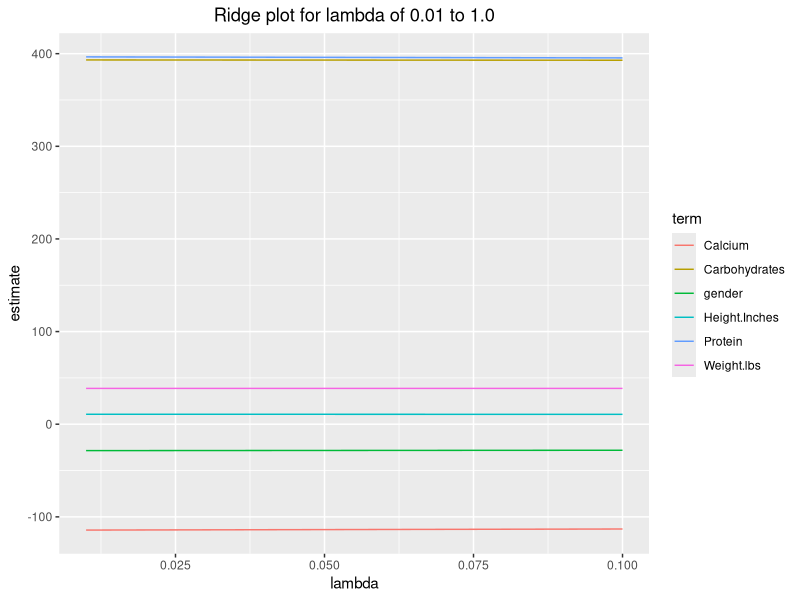
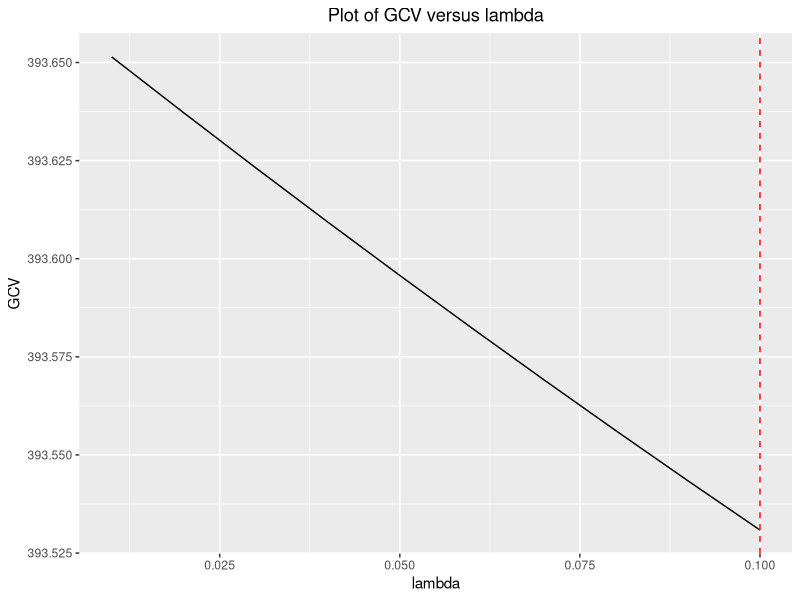
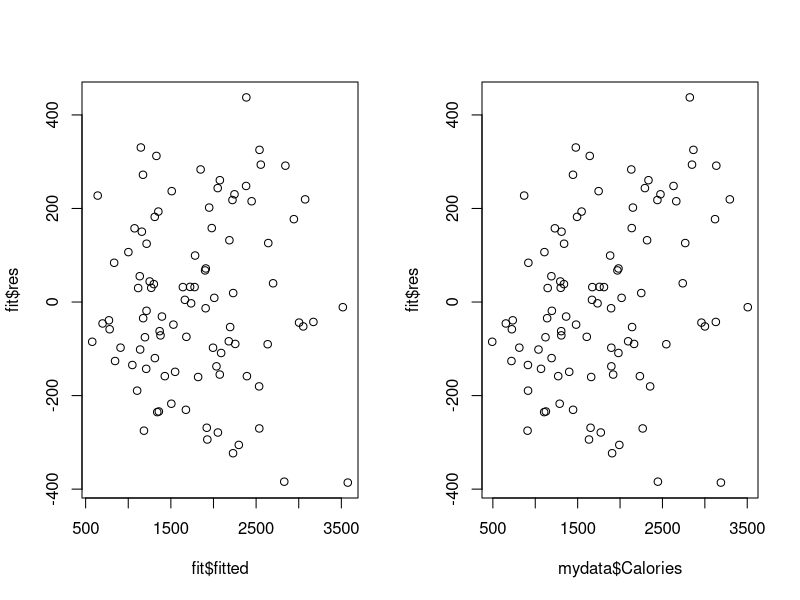
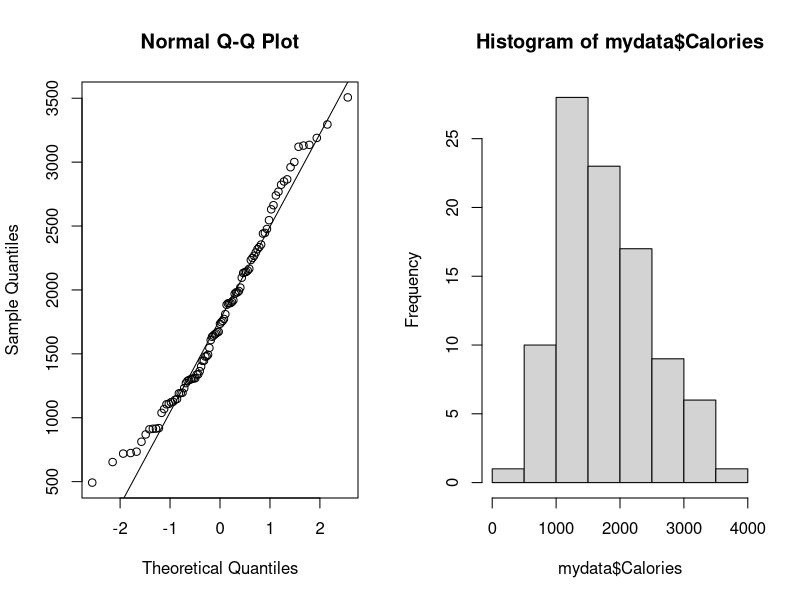

These figures' R source, in order:
## ---- chunk 1
knitr::opts_chunk$set(echo = TRUE)
## ---- chunk 2
#setting working directory
setwd("/Users/muhtasim/Desktop/STAT530/HWs/HW4")
#reading the "cleaned" HW3 data
mydata=read.csv("HW3.csv",header=TRUE)
#fit the regression model using unweighted/ordinary least squares (OLS)
fit = lm(Calories ~ Weight.lbs + Height.Inches + Protein + Carbohydrates + Calcium
         + gender, data = mydata)
#find the residuals
r=resid(fit)
#take the square of the residuals
esq=r*r
#regress squared residuals on the relevant predictors
efit=lm(esq ~ Weight.lbs + Height.Inches + Protein + Carbohydrates + Calcium
        + gender, data = mydata)
#find the predicted values from the above regression
p=predict(efit)
#use the predicted values to estimate the weight function
w=1/abs(p)
#now fit the regression model for weighted least square (WLS) using the weight w
fit2=lm(Calories ~ Weight.lbs + Height.Inches + Protein + Carbohydrates + Calcium
        + gender, data = mydata, weight=w)
#iteration 1 ends

#iteration 2
r1=resid(fit2)
esq1=r1*r1
efit1=lm(esq1 ~ Weight.lbs + Height.Inches + Protein + Carbohydrates + Calcium
         + gender, data = mydata)
p1=predict(efit1)
w1=1/abs(p1)
fit3=lm(Calories ~ Weight.lbs + Height.Inches + Protein + Carbohydrates + Calcium
        + gender, data = mydata, weight=w1)
#find coefficient for OLS regression
coef(fit)
#find coefficient for WLS regression for iteration 1
coef(fit2)
#find coefficient for WLS regression for iteration 2
coef(fit3)
## ---- chunk 3
#robust regression (M with Huber weights)
#rlm function fits a linear model by robust regression using an M estimator
#fitting is done by iterated re-weighted least squares (IRLS).
library(MASS)
fit_robust = rlm(Calories ~ Weight.lbs + Height.Inches + Protein + Carbohydrates 
                 + Calcium + gender, data = mydata, method = c("M"), psi = psi.huber)
r = rstudent(fit_robust)
absr = abs(r)
hweights = data.frame(residuals= fit_robust$residuals, stud_resids = r, 
                      abs_stdres = absr, huber_weights = fit_robust$w)
hweights2 = hweights[order(fit_robust$w), ]
hweights2[1:20, ]
## ---- chunk 4
#package needed to generate correlated predictors
library(MASS)
#first ridge using library (MASS)
ridgereg = lm.ridge(Calories ~ Weight.lbs + Height.Inches + Protein + Carbohydrates + 
                      Calcium + gender, data = mydata, lambda = seq(0.01,0.1,0.01))
#other data output method
library(broom)
td = tidy(ridgereg)
g = glance(ridgereg)
g
#fancy plotting
library(ggplot2)
#plot of the estimates
ggplot(td, aes(lambda, estimate, color = term)) + geom_line() + 
  ggtitle("Ridge plot for lambda of 0.01 to 1.0") + 
  theme(plot.title = element_text(hjust = 0.5))
# plot of GCV versus lambda
ggplot(td, aes(lambda, GCV)) + geom_line() + 
  geom_vline(xintercept = g$lambdaGCV, col = "red", lty = 2) + 
  ggtitle("Plot of GCV versus lambda") + theme(plot.title = element_text(hjust = 0.5))

## ---- chunk 5
#plot of residual vs fitted and observed values
par(mfrow=c(1,2))
plot(fit$fitted, fit$res)
plot(mydata$Calories, fit$res)
## ---- chunk 6
par(mfrow=c(1,2))
# Normal probability plot of the observed Y's
qqnorm(mydata$Calories)
qqline(mydata$Calories)
hist(mydata$Calories)
#test for normality
library(stats)
shapiro.test(mydata$Calories)
